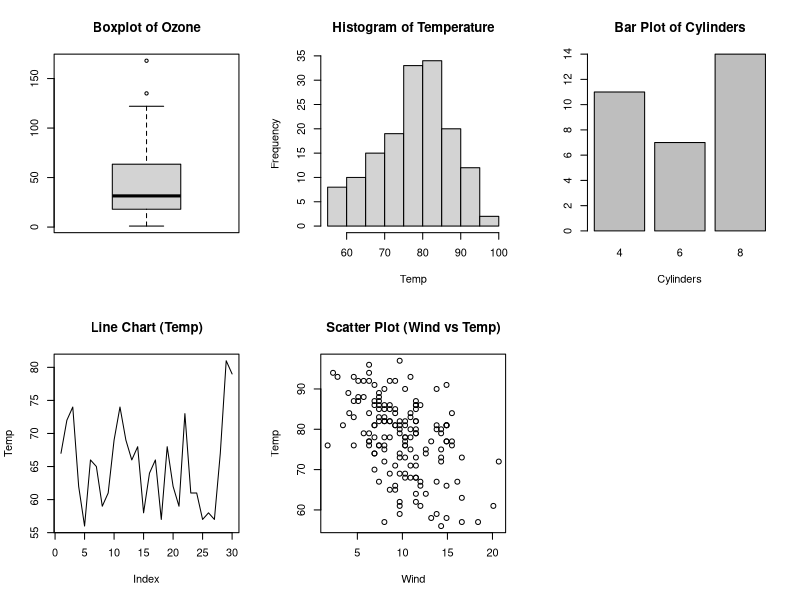

Write the R code that produced this figure.
par(mfrow = c(2, 3))

boxplot(airquality$Ozone, main = "Boxplot of Ozone")
hist(airquality$Temp, main = "Histogram of Temperature", xlab = "Temp")
barplot(table(mtcars$cyl), main = "Bar Plot of Cylinders", xlab = "Cylinders")
plot(airquality$Temp[1:30], type = "l", main = "Line Chart (Temp)", ylab = "Temp")
plot(airquality$Wind, airquality$Temp, main = "Scatter Plot (Wind vs Temp)",
     xlab = "Wind", ylab = "Temp")

par(mfrow = c(1, 1))
